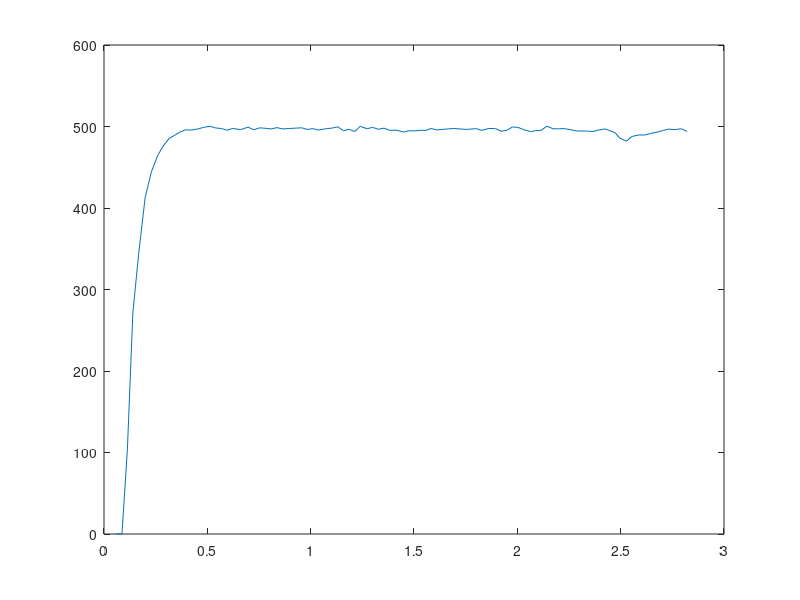

MATLAB code to generate this figure:
t = [0.056394 0.086858 0.113285 0.139606 0.168601 0.198948 0.229303 0.260123 0.285392 0.315546 0.341826 0.366026 0.394186 0.422644 0.457336 0.480218 0.512096 0.540136 0.56696 0.596027 0.622834 0.661282 0.697433 0.724686 0.753317 0.780618 0.80777 0.836896 0.865874 0.898774 0.925584 0.956866 0.983951 1.01102 1.03692 1.07741 1.10275 1.13101 1.15885 1.18561 1.2128 1.24008 1.27328 1.29954 1.32668 1.35561 1.38294 1.41262 1.44989 1.47609 1.50294 1.5294 1.55776 1.58291 1.60953 1.6909 1.75239 1.80286 1.82617 1.86243 1.8946 1.92187 1.95002 1.976 2.00258 2.03162 2.06387 2.08766 2.1161 2.14257 2.17279 2.19954 2.22697 2.26034 2.28411 2.31355 2.33962 2.36694 2.39399 2.42555 2.47267 2.49563 2.52732 2.55491 2.58823 2.61689 2.65014 2.68188 2.70295 2.73271 2.76361 2.79289 2.82148];
x1 = [0 0.000712094 0.00356047 0.00854513 0.014954 0.0220749 0.0306201 0.0391652 0.0462861 0.0548313 0.0619522 0.0697852 0.0776183 0.0861634 0.0968448 0.103254 0.112511 0.121056 0.128889 0.137434 0.145267 0.156661 0.167342 0.175887 0.18372 0.192265 0.200098 0.208644 0.217189 0.227158 0.234991 0.244248 0.252081 0.259914 0.267747 0.279853 0.286974 0.295519 0.304064 0.311897 0.31973 0.328275 0.337533 0.345366 0.353199 0.361744 0.370289 0.378122 0.387379 0.397349 0.405182 0.413015 0.42156 0.428681 0.436514 0.460725 0.478527 0.493481 0.500602 0.511284 0.520541 0.528374 0.536919 0.544752 0.551873 0.56113 0.570387 0.577508 0.586054 0.593174 0.603144 0.610977 0.61881 0.628779 0.6359 0.644445 0.651566 0.660111 0.667944 0.677202 0.690731 0.697852 0.706397 0.714943 0.7242 0.732745 0.742714 0.751259 0.75838 0.766925 0.776183 0.784728 0.793273];
x2 = [0 0 104.4 271.4 345.8 412.6 444.4 464.6 475.8 485.4 489.2 493 496 495.6 497.2 498.8 500.4 498.2 497.6 495.4 497.6 496.2 499.2 496 498.4 497.8 497 498.6 497 497.6 498 498.4 496.4 497.4 495.6 497.4 498 499.6 494.8 496.6 493.8 500.2 497.2 499 496.6 498 495.2 495.6 493.2 494.8 494.6 495.4 495.2 497.6 495.8 497.6 496.4 497.4 495.2 497.6 497.4 494.2 495.4 499.4 499 496 493.8 494.8 495.4 500.4 497.2 497.2 497.4 496 494.6 494.4 494.4 493.8 495.8 497 492.4 485.8 482 487.8 489.6 489.6 491.8 493.4 495 496.8 496.2 497.2 494];
x3 = [52.0757 52.0757 52.0757 52.0757 52.0757 52.0757 52.0757 52.0757 52.0757 52.0757 52.0757 52.0757 52.0757 52.0757 52.0757 52.0757 52.0757 52.0757 52.0757 52.0757 52.0757 52.0757 52.0757 52.0757 52.0757 52.0757 52.0757 52.0757 52.0757 52.0757 52.0757 52.0757 52.0757 52.0757 52.0757 52.0757 52.0757 52.0757 52.0757 52.0757 52.0757 52.0757 52.0757 52.0757 52.0757 52.0757 52.0757 52.0757 52.0757 52.0757 52.0757 52.0757 52.0757 52.0757 52.0757 52.0757 52.0757 52.0757 52.0757 52.0757 52.0757 52.0757 52.0757 52.0757 52.0757 52.0757 52.0757 52.0757 52.0757 52.0757 52.0757 52.0757 52.0757 52.0757 52.0757 52.0757 52.0757 52.0757 52.0757 52.0757 52.0757 52.0757 52.0757 52.0757 52.0757 52.0757 52.0757 52.0757 52.0757 52.0757 52.0757 52.0757 52.0757];
x4 = [0 2.93676 -18117.8 -47105.3 -60018.7 -71612.7 -77131.1 -80636 -82578.5 -84243.7 -84901.7 -85560 -86079.5 -86008.6 -86284.8 -86560.7 -86837.3 -86453.7 -86348.1 -85964.8 -86345.2 -86100.8 -86619.6 -86062.2 -86477.4 -86371.8 -86231.5 -86507.8 -86228.5 -86331.2 -86398.9 -86466.9 -86118.1 -86290.3 -85977.9 -86290.3 -86394.5 -86672.2 -85839 -86151.4 -85665.4 -86776.3 -86255.6 -86568 -86151.4 -86394.5 -85908.4 -85977.9 -85561.2 -85839 -85804.3 -85943.1 -85908.4 -86325 -86012.6 -86325 -86116.7 -86290.3 -85908.4 -86325 -86290.3 -85734.8 -85943.1 -86637.5 -86568 -86047.3 -85665.4 -85839 -85943.1 -86811.1 -86255.6 -86255.6 -86290.3 -86047.3 -85804.3 -85769.5 -85769.5 -85665.4 -86012.6 -86220.9 -85422.4 -84276.7 -83617.1 -84623.9 -84936.3 -84936.3 -85318.2 -85596 -85873.7 -86186.2 -86082 -86255.6 -85700.1];
plot(t,x2);
